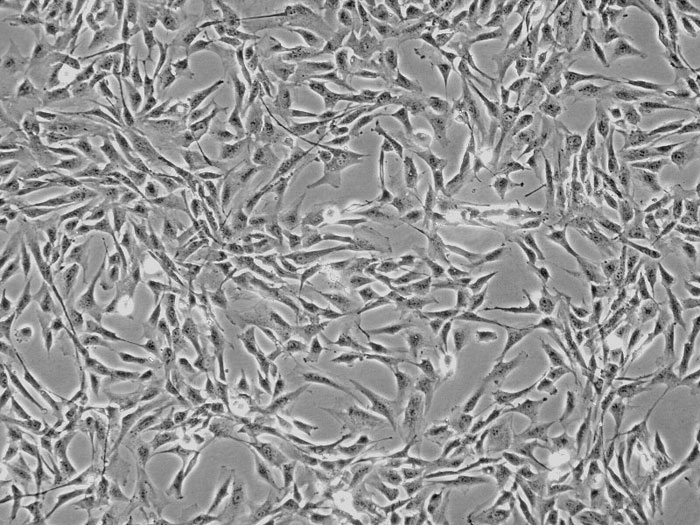
#> input picture sample.jpg, 700 x 525 px
$ python -i cell_confluency.py   (imports and definitions only)
#> lines starting #> are read from the running program, lines starting #| are printed output that depends on the picture; after the words box and inside, x2 and y2 are one past the last pixel; in counts of white or black regions, pixels touching at a corner belong together
import tkinter
import tkinter.filedialog

import cv2
import numpy as np
from PIL import Image, ImageTk


class CellConfluency:
    def __init__(self, image_path: str) -> None:
#> called with image_path = 'sample.jpg'
        self._image_path = image_path
        self._image_bgr = cv2.imread(image_path)
#> self._image_bgr is the input picture: shape (525, 700, 3); min 0, max 249, mean 149.1

    @property
    def image_path(self):
        return self._image_path

    @property
    def image_bgr(self):
        return self._image_bgr

    def run(self):
        # BGR to RGB
        image_rgb = cv2.cvtColor(self._image_bgr, cv2.COLOR_BGR2RGB)

        # gray scale
        image_gray = cv2.cvtColor(self._image_bgr, cv2.COLOR_BGR2GRAY)

        # binarization using Otsu's method
        _, th = cv2.threshold(image_gray, 0, 255, cv2.THRESH_BINARY + cv2.THRESH_OTSU)
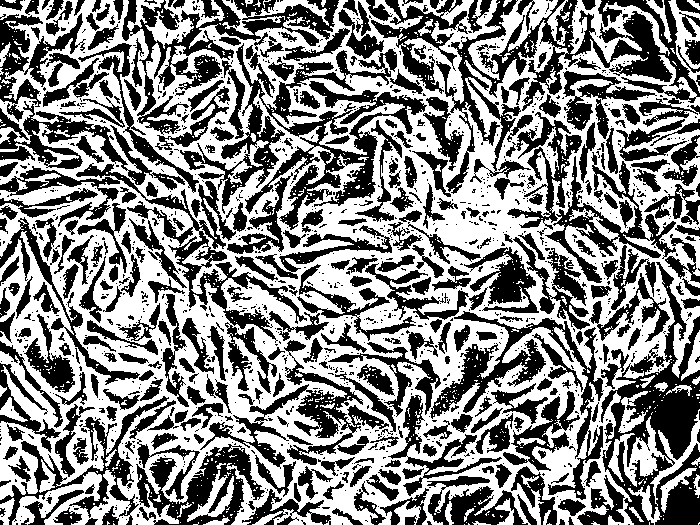
#> th: shape (525, 700); 52.8% white; 1334 black regions (985 under 20 px), largest, box (x1, y1, x2, y2) and area: (180, 43, 427, 230) 11788, (436, 0, 700, 194) 11384, (601, 262, 700, 525) 10176

        # configure the kernel
        kernel = np.ones((3, 3), np.uint8)

        # morphological transformation(Opening -> Dilation)
        th = cv2.morphologyEx(th, cv2.MORPH_OPEN, kernel, iterations=1)
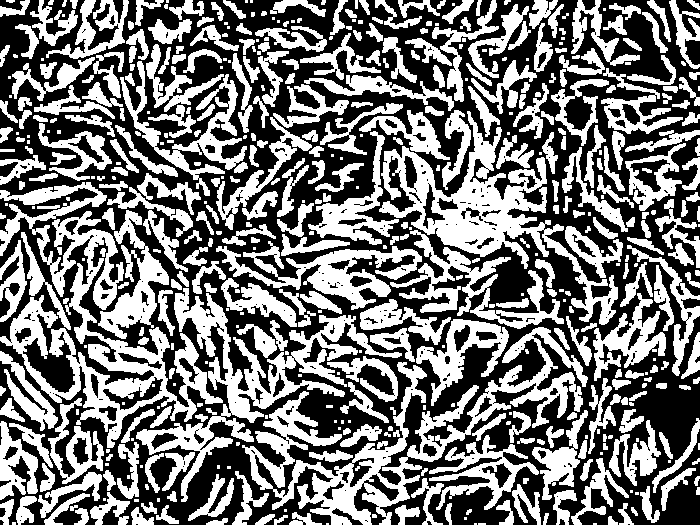
#> th: shape (525, 700); 46.6% white; 506 white regions (139 under 20 px), largest, box (x1, y1, x2, y2) and area: (0, 182, 223, 448) 14433, (242, 327, 588, 525) 13539, (379, 111, 618, 325) 10829
        th = cv2.dilate(th, kernel, iterations=1)
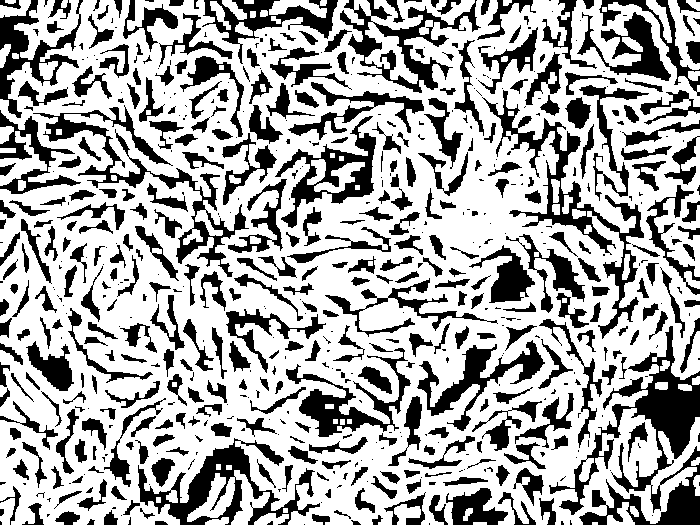
#> th: shape (525, 700); 66.8% white; 623 black regions (266 under 20 px)

        # contour extraction
        contours, _ = cv2.findContours(th, cv2.RETR_LIST, cv2.CHAIN_APPROX_NONE)
#> contours = 810 contours, 379 with area under 20; largest, box (x1, y1, x2, y2) and area: (0, 0, 700, 525) 317334, (482, 89, 645, 340) 6632, (32, 109, 250, 278) 4690, (274, 115, 377, 229) 4320, (285, 347, 412, 438) 3472

        # draw the contours on the source image
        image_contour = cv2.drawContours(image_rgb.copy(), contours, -1, (0, 255, 0), 2)
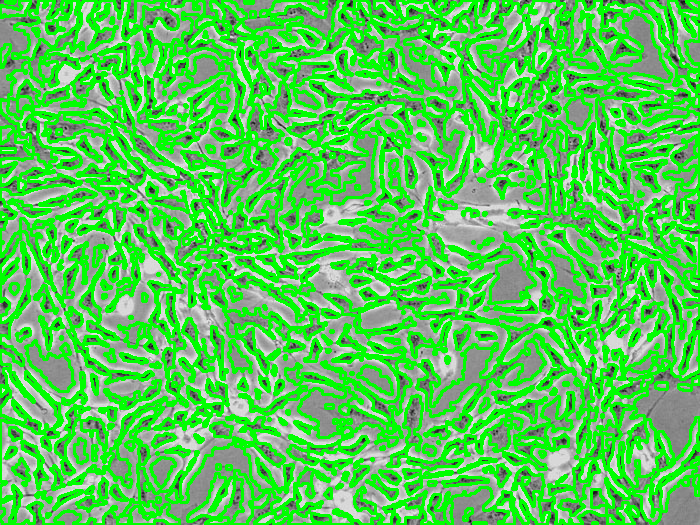
#> image_contour: shape (525, 700, 3); mean R, G, B 85.8, 203.6, 85.8

        # total number of pixels
        whole_area = th.size
#> whole_area = 367500

        # number of zero area pixels
        white_area = cv2.countNonZero(th)
#> white_area = 245455

        # calculate confluency
        confluency = white_area / whole_area * 100
#> confluency = 66.79

        return confluency, image_contour, th


# 画像を選択する関数
# [54 lines left out: functions add_image, display_original_image, display_results, not called in this run]


# [34 lines not run here, left out]

>>> result = CellConfluency('sample.jpg').run()
